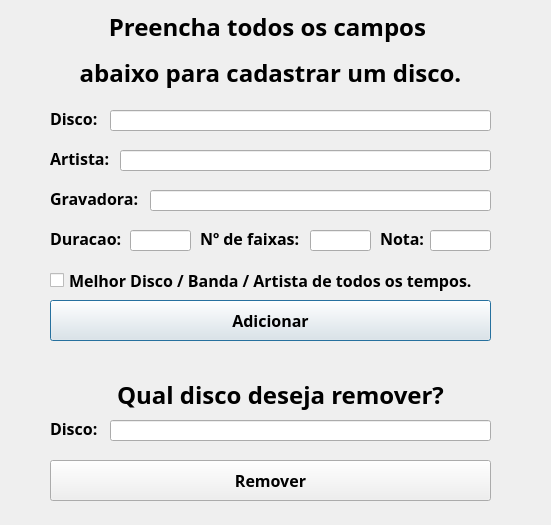
<?xml version="1.0" encoding="UTF-8"?>
<ui version="4.0">
 <class>Dialog</class>
 <widget class="QDialog" name="Dialog">
  <property name="geometry">
   <rect>
    <x>0</x>
    <y>0</y>
    <width>551</width>
    <height>525</height>
   </rect>
  </property>
  <property name="windowTitle">
   <string>Adicionar/Remover Disco</string>
  </property>
  <widget class="QPushButton" name="addBtn">
   <property name="geometry">
    <rect>
     <x>50</x>
     <y>300</y>
     <width>441</width>
     <height>41</height>
    </rect>
   </property>
   <property name="font">
    <font>
     <family>Noto Sans</family>
     <pointsize>12</pointsize>
     <weight>75</weight>
     <bold>true</bold>
    </font>
   </property>
   <property name="text">
    <string>Adicionar</string>
   </property>
  </widget>
  <widget class="QPushButton" name="removeBtn">
   <property name="geometry">
    <rect>
     <x>50</x>
     <y>460</y>
     <width>441</width>
     <height>41</height>
    </rect>
   </property>
   <property name="font">
    <font>
     <family>Noto Sans</family>
     <pointsize>12</pointsize>
     <weight>75</weight>
     <bold>true</bold>
    </font>
   </property>
   <property name="text">
    <string>Remover</string>
   </property>
  </widget>
  <widget class="QLabel" name="artist">
   <property name="geometry">
    <rect>
     <x>50</x>
     <y>150</y>
     <width>71</width>
     <height>17</height>
    </rect>
   </property>
   <property name="font">
    <font>
     <family>Noto Sans</family>
     <pointsize>12</pointsize>
     <weight>75</weight>
     <bold>true</bold>
    </font>
   </property>
   <property name="text">
    <string>Artista:</string>
   </property>
  </widget>
  <widget class="QLabel" name="addRecord">
   <property name="geometry">
    <rect>
     <x>50</x>
     <y>110</y>
     <width>54</width>
     <height>17</height>
    </rect>
   </property>
   <property name="font">
    <font>
     <family>Noto Sans</family>
     <pointsize>12</pointsize>
     <weight>75</weight>
     <bold>true</bold>
    </font>
   </property>
   <property name="text">
    <string>Disco:</string>
   </property>
  </widget>
  <widget class="QLabel" name="duration">
   <property name="geometry">
    <rect>
     <x>50</x>
     <y>230</y>
     <width>91</width>
     <height>17</height>
    </rect>
   </property>
   <property name="font">
    <font>
     <family>Noto Sans</family>
     <pointsize>12</pointsize>
     <weight>75</weight>
     <bold>true</bold>
    </font>
   </property>
   <property name="text">
    <string>Duracao:</string>
   </property>
  </widget>
  <widget class="QLabel" name="tracks">
   <property name="geometry">
    <rect>
     <x>200</x>
     <y>230</y>
     <width>101</width>
     <height>17</height>
    </rect>
   </property>
   <property name="font">
    <font>
     <family>Noto Sans</family>
     <pointsize>12</pointsize>
     <weight>75</weight>
     <bold>true</bold>
    </font>
   </property>
   <property name="text">
    <string>Nº de faixas:</string>
   </property>
  </widget>
  <widget class="QLabel" name="recordLabel">
   <property name="geometry">
    <rect>
     <x>50</x>
     <y>190</y>
     <width>101</width>
     <height>17</height>
    </rect>
   </property>
   <property name="font">
    <font>
     <family>Noto Sans</family>
     <pointsize>12</pointsize>
     <weight>75</weight>
     <bold>true</bold>
    </font>
   </property>
   <property name="text">
    <string>Gravadora:</string>
   </property>
  </widget>
  <widget class="QLabel" name="grade">
   <property name="geometry">
    <rect>
     <x>380</x>
     <y>230</y>
     <width>71</width>
     <height>17</height>
    </rect>
   </property>
   <property name="font">
    <font>
     <family>Noto Sans</family>
     <pointsize>12</pointsize>
     <weight>75</weight>
     <bold>true</bold>
    </font>
   </property>
   <property name="text">
    <string>Nota:</string>
   </property>
  </widget>
  <widget class="QCheckBox" name="goatBox">
   <property name="geometry">
    <rect>
     <x>50</x>
     <y>270</y>
     <width>451</width>
     <height>21</height>
    </rect>
   </property>
   <property name="font">
    <font>
     <family>Noto Sans</family>
     <pointsize>12</pointsize>
     <weight>75</weight>
     <bold>true</bold>
    </font>
   </property>
   <property name="text">
    <string>Melhor Disco / Banda / Artista de todos os tempos.</string>
   </property>
  </widget>
  <widget class="QLabel" name="addTitle">
   <property name="geometry">
    <rect>
     <x>40</x>
     <y>10</y>
     <width>461</width>
     <height>81</height>
    </rect>
   </property>
   <property name="font">
    <font>
     <family>Noto Sans</family>
     <pointsize>16</pointsize>
     <weight>75</weight>
     <bold>true</bold>
    </font>
   </property>
   <property name="text">
    <string>&lt;html&gt;&lt;head/&gt;&lt;body&gt;&lt;p align=&quot;center&quot;&gt;&lt;span style=&quot; font-size:18pt;&quot;&gt;Preencha todos os campos &lt;/span&gt;&lt;/p&gt;&lt;p align=&quot;center&quot;&gt;&lt;span style=&quot; font-size:18pt;&quot;&gt;abaixo para cadastrar um disco.&lt;/span&gt;&lt;/p&gt;&lt;/body&gt;&lt;/html&gt;</string>
   </property>
  </widget>
  <widget class="QLineEdit" name="trackInput">
   <property name="geometry">
    <rect>
     <x>310</x>
     <y>230</y>
     <width>61</width>
     <height>21</height>
    </rect>
   </property>
  </widget>
  <widget class="QLineEdit" name="scoreInput">
   <property name="geometry">
    <rect>
     <x>430</x>
     <y>230</y>
     <width>61</width>
     <height>21</height>
    </rect>
   </property>
  </widget>
  <widget class="QLineEdit" name="recordInput">
   <property name="geometry">
    <rect>
     <x>110</x>
     <y>110</y>
     <width>381</width>
     <height>21</height>
    </rect>
   </property>
  </widget>
  <widget class="QLineEdit" name="artistInput">
   <property name="geometry">
    <rect>
     <x>120</x>
     <y>150</y>
     <width>371</width>
     <height>21</height>
    </rect>
   </property>
  </widget>
  <widget class="QLineEdit" name="recordLabelInput">
   <property name="geometry">
    <rect>
     <x>150</x>
     <y>190</y>
     <width>341</width>
     <height>21</height>
    </rect>
   </property>
  </widget>
  <widget class="QLabel" name="removeRecord">
   <property name="geometry">
    <rect>
     <x>50</x>
     <y>420</y>
     <width>54</width>
     <height>17</height>
    </rect>
   </property>
   <property name="font">
    <font>
     <family>Noto Sans</family>
     <pointsize>12</pointsize>
     <weight>75</weight>
     <bold>true</bold>
    </font>
   </property>
   <property name="text">
    <string>Disco:</string>
   </property>
  </widget>
  <widget class="QLineEdit" name="removeInput">
   <property name="geometry">
    <rect>
     <x>110</x>
     <y>420</y>
     <width>381</width>
     <height>21</height>
    </rect>
   </property>
  </widget>
  <widget class="QLabel" name="removeTitle">
   <property name="geometry">
    <rect>
     <x>100</x>
     <y>370</y>
     <width>361</width>
     <height>51</height>
    </rect>
   </property>
   <property name="font">
    <font>
     <family>Noto Sans</family>
     <pointsize>16</pointsize>
     <weight>75</weight>
     <bold>true</bold>
    </font>
   </property>
   <property name="text">
    <string>&lt;html&gt;&lt;head/&gt;&lt;body&gt;&lt;p align=&quot;center&quot;&gt;&lt;span style=&quot; font-size:18pt;&quot;&gt;Qual disco deseja remover?&lt;/span&gt;&lt;/p&gt;&lt;/body&gt;&lt;/html&gt;</string>
   </property>
  </widget>
  <widget class="QLineEdit" name="durationInput">
   <property name="geometry">
    <rect>
     <x>130</x>
     <y>230</y>
     <width>61</width>
     <height>21</height>
    </rect>
   </property>
  </widget>
 </widget>
 <resources/>
 <connections/>
</ui>
